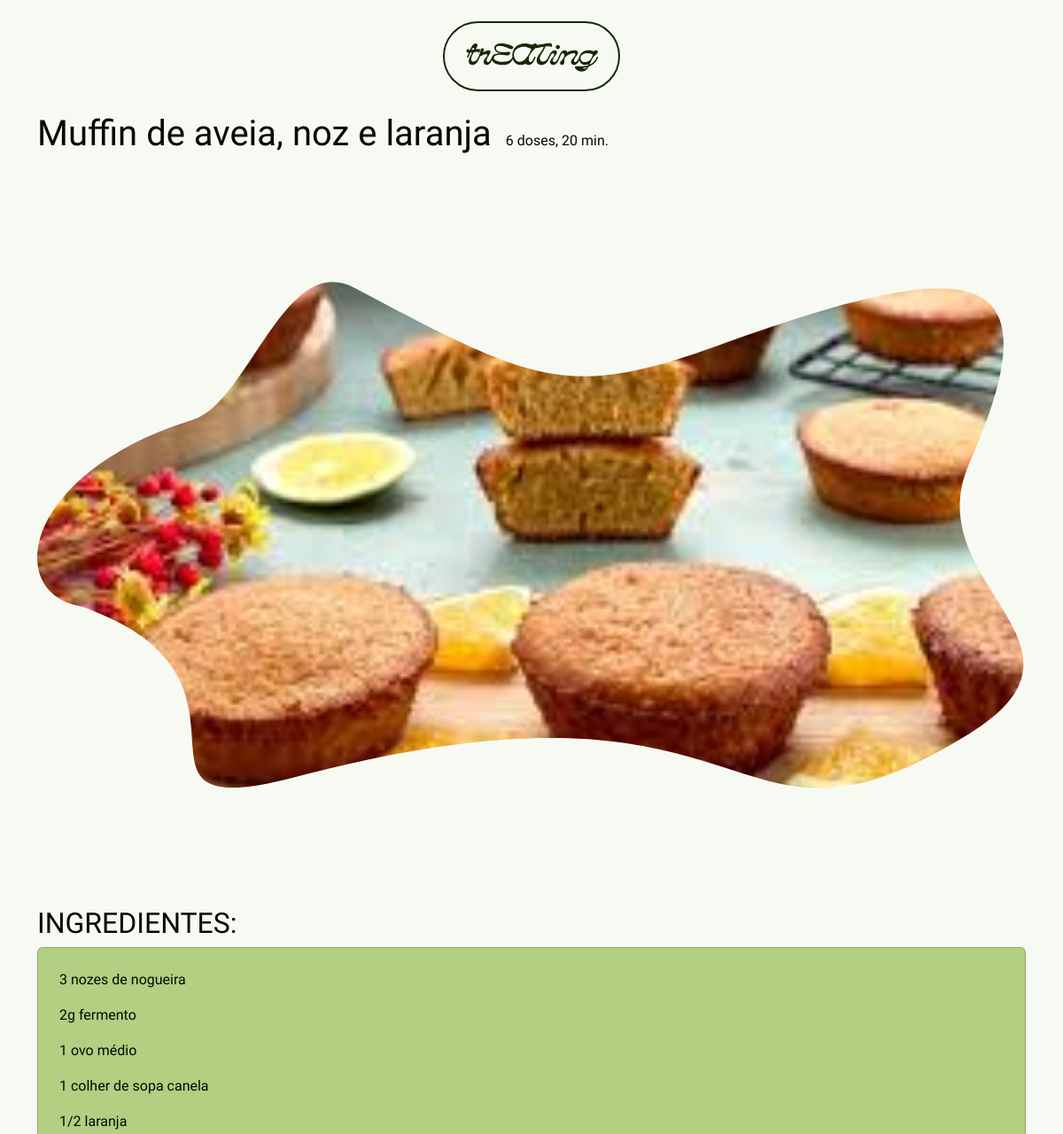
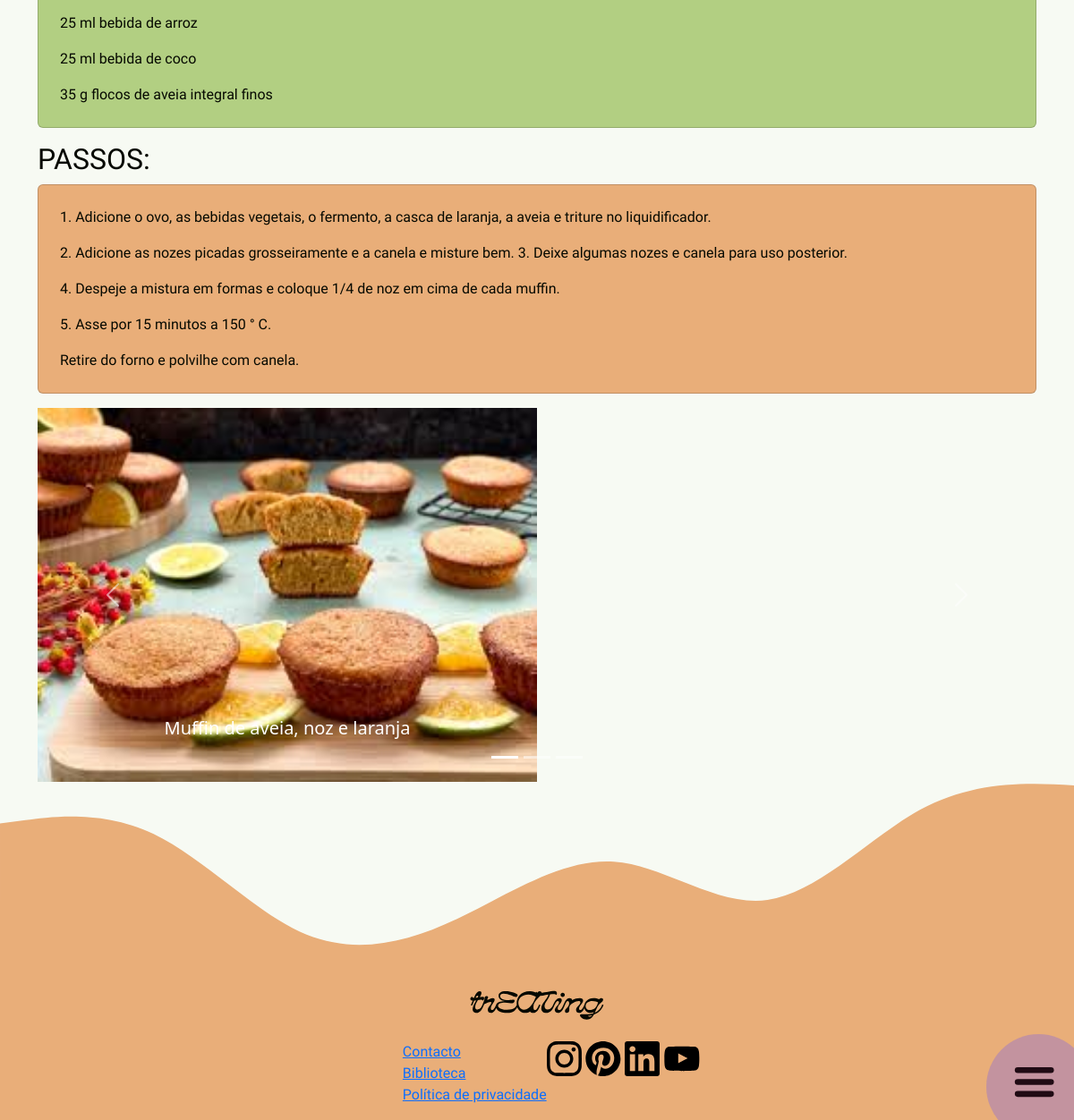
The app's page /detalhereceita.php?idrecipe=1 with its own data (2 pictures, top to bottom).
### tables this page shows
CREATE TABLE `recipes` (
  `idrecipe` int(11) NOT NULL,
  `idfood` int(11) NOT NULL,
  `title` varchar(80) NOT NULL,
  `ingredients` text NOT NULL,
  `steps` text NOT NULL,
  `images` varchar(50) NOT NULL,
  `servings` int(11) NOT NULL,
  `time` int(11) NOT NULL
);

### detalhereceita.php (the view, shortened to what this page needs)
<?php
require "connection.php";
$idrec = $_GET["idrecipe"];
$query = "SELECT *
          FROM recipes
          WHERE idrecipe = $idrec";
$result = mysqli_query($connection, $query);
$rec = mysqli_fetch_assoc($result);
$title = $rec["title"];
$ingredients = explode(PHP_EOL, $rec["ingredients"]);
$steps = explode(PHP_EOL, $rec["steps"]);
$time = $rec["time"];
$image = $rec["images"];
$serving = $rec["servings"];
?>
<!doctype html>
<html lang="en">
  <head>
    <link href="https://cdn.jsdelivr.net/npm/bootstrap@5.3.3/dist/css/bootstrap.min.css" rel="stylesheet">
    <link rel="stylesheet" href="./CSS/styles.css">
  </head>
  <body>
  <?php include "header.php"?>
  <main>
    <div class="container">
      <div class="d-flex align-items-baseline gap-3">
        <h1>
          <?php echo $title?>
        </h1>
        <p>
          <?php echo "$serving doses, $time min."?>
        </p>
      </div>
      <section class="">
          <div class="mask3 overflow-hidden">
            <img src="./media/recipes/<?php echo $image; ?>" alt="<?php echo $title ?>" class="introimg w-100">
          </div>
      </section>
      <section class="info">
        <div>
          <h2 class="text-uppercase">Ingredientes:</h2>
          <div class="card bg-primary-subtle mb-3 p-4">
            <?php
              foreach ($ingredients as $ing)
                echo "<p class='card-text pb-0'>$ing</p>";
            ?>
          </div>
        </div>
        <div>
          <h2 class="text-uppercase">Passos:</h2>
          <div class="card bg-secondary-subtle mb-3 p-4">
            <?php
              foreach ($steps as $step)
                  echo "<p class='card-text pb-0'>$step</p>";
              ?>
          </div>
        </div>
      </section>
      <section>
        <div id="carouselExampleCaptions" class="carousel slide">
          <div class="carousel-indicators">
            <button type="button" data-bs-target="#carouselExampleCaptions" data-bs-slide-to="0" class="active" aria-current="true" aria-label="Slide 1"></button>
            <button type="button" data-bs-target="#carouselExampleCaptions" data-bs-slide-to="1" aria-label="Slide 2"></button>
            <button type="button" data-bs-target="#carouselExampleCaptions" data-bs-slide-to="2" aria-label="Slide 3"></button>
          </div>
          <div class="carousel-inner w-50">
            <?php foreach($result as $row) { ?>
              <div class="carousel-item active">
                <img src="media/recipes/<?php echo $row["images"]?>" class="d-block w-100" alt="<?php echo $row["title"] ?>">
                <div class="carousel-caption d-md-block">
                  <h5><?php echo $row["title"] ?></h5>
                </div>
              </div>
            <?php } ?>
          </div>
          <button class="carousel-control-prev" type="button" data-bs-target="#carouselExampleCaptions" data-bs-slide="prev">
            <span class="carousel-control-prev-icon" aria-hidden="true"></span>
          </button>
          <button class="carousel-control-next" type="button" data-bs-target="#carouselExampleCaptions" data-bs-slide="next">
            <span class="carousel-control-next-icon" aria-hidden="true"></span>
          </button>
        </div>
      </section>
    </div>
  </main>
  <?php include "footer.php"?>
  </body>

### CSS/styles.css (style rules this page uses)
:root { --bs-primary: #B2CF82; --bs-primary-bg-subtle: #B2CF82; --bs-secondary: #E9AE79; --bs-secondary-bg-subtle:#E9AE79; --bs-tertiary-bg: #E3CED7; --bs-tertiary-color: hsla(335, 26%, 66%, 0.90); --bs-warning: #ffc107; --bs-body-color: #060901; --bs-body-bg: #F7FAF3; }
h1 { font-family: "Exo" ; margin-bottom: 0px; }
h2 , h3 { font-family: "Spinnaker"; }
p , ul { font-family: "Heebo"; }
.introimg { width: 200vw; overflow: hidden; }

### detalhereceita.php (style rules this page uses)
.mask3 { -webkit-mask-image: url(./media/icons/bigblob.svg); mask-image: url(./media/icons/bigblob.svg); -webkit-mask-repeat: no-repeat; mask-repeat: no-repeat; mask-size: 9em; mask-size: contain; -webkit-mask-position:center; }

### records on screen
recipes: title "Muffin de aveia, noz e laranja", servings "6", time "20", images (picture), ingredients "3 nozes de nogueira", ingredients "2g fermento", ingredients "1 ovo médio", ingredients "1 colher de sopa canela", ingredients "1/2 laranja", ingredients "25 ml bebida de arroz", ingredients "25 ml bebida de coco", ingredients "35 g flocos de aveia integral finos", steps "1. Adicione o ovo, as bebidas vegetais, o fermento, a casca de laranja, a aveia e triture no liquidificador.", steps "2. Adicione as nozes picadas grosseiramente e a canela e misture bem. 3. Deixe algumas nozes e canela para uso posterior.", steps "4. Despeje a mistura em formas e coloque 1/4 de noz em cima de cada muffin.", steps "5. Asse por 15 minutos a 150 ° C.", steps "Retire do forno e polvilhe com canela."
